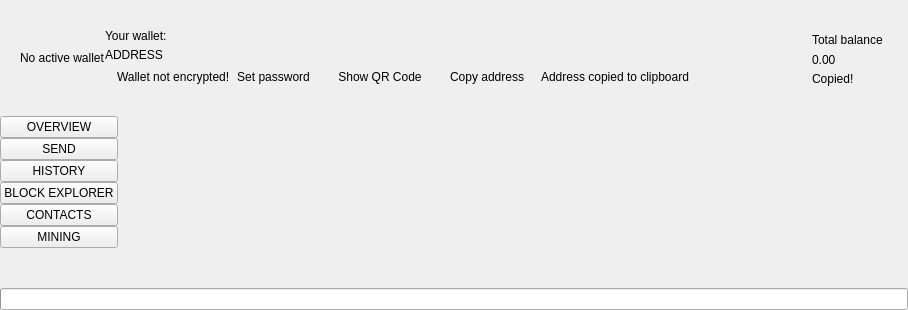
  <widget class="QWidget" name="centralwidget">
   <layout class="QVBoxLayout" name="verticalLayout_2">
    <property name="spacing">
     <number>0</number>
    </property>
    <property name="leftMargin">
     <number>0</number>
    </property>
    <property name="topMargin">
     <number>0</number>
    </property>
    <property name="rightMargin">
     <number>0</number>
    </property>
    <property name="bottomMargin">
     <number>0</number>
    </property>
    <item>
     <widget class="QFrame" name="m_headerFrame">
      <property name="minimumSize">
       <size>
        <width>0</width>
        <height>116</height>
       </size>
      </property>
      <property name="maximumSize">
       <size>
        <width>16777215</width>
        <height>116</height>
       </size>
      </property>
      <property name="frameShape">
       <enum>QFrame::NoFrame</enum>
      </property>
      <property name="frameShadow">
       <enum>QFrame::Raised</enum>
      </property>
      <layout class="QHBoxLayout" name="horizontalLayout_3">
       <property name="spacing">
        <number>0</number>
       </property>
       <property name="leftMargin">
        <number>0</number>
       </property>
       <property name="topMargin">
        <number>0</number>
       </property>
       <property name="rightMargin">
        <number>25</number>
       </property>
       <property name="bottomMargin">
        <number>0</number>
       </property>
       <item>
        <spacer name="horizontalSpacer_5">
         <property name="orientation">
          <enum>Qt::Horizontal</enum>
         </property>
         <property name="sizeType">
          <enum>QSizePolicy::Fixed</enum>
         </property>
         <property name="sizeHint" stdset="0">
          <size>
           <width>20</width>
           <height>20</height>
          </size>
         </property>
        </spacer>
       </item>
       <item>
        <widget class="WalletGui::WalletSmallGrayTextLabel" name="m_noWalletLabel">
         <property name="text">
          <string>No active wallet</string>
         </property>
        </widget>
       </item>
       <item>
        <widget class="QFrame" name="m_walletFrame">
         <property name="frameShape">
          <enum>QFrame::NoFrame</enum>
         </property>
         <property name="frameShadow">
          <enum>QFrame::Raised</enum>
         </property>
         <layout class="QVBoxLayout" name="verticalLayout_3">
          <property name="spacing">
           <number>5</number>
          </property>
          <property name="leftMargin">
           <number>0</number>
          </property>
          <property name="topMargin">
           <number>0</number>
          </property>
          <property name="rightMargin">
           <number>0</number>
          </property>
          <property name="bottomMargin">
           <number>0</number>
          </property>
          <item>
           <spacer name="verticalSpacer_3">
            <property name="orientation">
             <enum>Qt::Vertical</enum>
            </property>
            <property name="sizeType">
             <enum>QSizePolicy::Minimum</enum>
            </property>
            <property name="sizeHint" stdset="0">
             <size>
              <width>20</width>
              <height>40</height>
             </size>
            </property>
           </spacer>
          </item>
          <item>
           <widget class="WalletGui::WalletSmallGrayTextLabel" name="m_walletLabel">
            <property name="text">
             <string>Your wallet:</string>
            </property>
            <property name="indent">
             <number>0</number>
            </property>
           </widget>
          </item>
          <item>
           <widget class="QLabel" name="m_addressLabel">
            <property name="sizePolicy">
             <sizepolicy hsizetype="Preferred" vsizetype="Preferred">
              <horstretch>0</horstretch>
              <verstretch>0</verstretch>
             </sizepolicy>
            </property>
            <property name="cursor">
             <cursorShape>PointingHandCursor</cursorShape>
            </property>
            <property name="toolTip">
             <string>Click to copy</string>
            </property>
            <property name="text">
             <string>ADDRESS</string>
            </property>
            <property name="indent">
             <number>0</number>
            </property>
           </widget>
          </item>
          <item>
           <layout class="QHBoxLayout" name="horizontalLayout_2">
            <property name="spacing">
             <number>0</number>
            </property>
            <item alignment="Qt::AlignTop">
             <widget class="QFrame" name="m_notEncryptedFrame">
              <property name="sizePolicy">
               <sizepolicy hsizetype="Preferred" vsizetype="Preferred">
                <horstretch>0</horstretch>
                <verstretch>0</verstretch>
               </sizepolicy>
              </property>
              <property name="maximumSize">
               <size>
                <width>16777215</width>
                <height>20</height>
               </size>
              </property>
              <property name="baseSize">
               <size>
                <width>0</width>
                <height>0</height>
               </size>
              </property>
              <property name="frameShape">
               <enum>QFrame::NoFrame</enum>
              </property>
              <property name="frameShadow">
               <enum>QFrame::Raised</enum>
              </property>
              <layout class="QHBoxLayout" name="horizontalLayout_4">
               <property name="spacing">
                <number>0</number>
               </property>
               <property name="leftMargin">
                <number>0</number>
               </property>
               <property name="topMargin">
                <number>0</number>
               </property>
               <property name="rightMargin">
                <number>0</number>
               </property>
               <property name="bottomMargin">
                <number>0</number>
               </property>
               <item alignment="Qt::AlignVCenter">
                <widget class="QLabel" name="m_notEncryptedIconLabel">
                 <property name="sizePolicy">
                  <sizepolicy hsizetype="Minimum" vsizetype="Fixed">
                   <horstretch>0</horstretch>
                   <verstretch>0</verstretch>
                  </sizepolicy>
                 </property>
                 <property name="minimumSize">
                  <size>
                   <width>0</width>
                   <height>20</height>
                  </size>
                 </property>
                 <property name="maximumSize">
                  <size>
                   <width>16777215</width>
                   <height>20</height>
                  </size>
                 </property>
                 <property name="text">
                  <string/>
                 </property>
                 <property name="pixmap">
                  <pixmap resource="../../resources.qrc">:/icons/lock_open_gray</pixmap>
                 </property>
                 <property name="alignment">
                  <set>Qt::AlignLeading|Qt::AlignLeft|Qt::AlignVCenter</set>
                 </property>
                </widget>
               </item>
               <item>
                <spacer name="horizontalSpacer_11">
                 <property name="orientation">
                  <enum>Qt::Horizontal</enum>
                 </property>
                 <property name="sizeType">
                  <enum>QSizePolicy::Fixed</enum>
                 </property>
                 <property name="sizeHint" stdset="0">
                  <size>
                   <width>5</width>
                   <height>3</height>
                  </size>
                 </property>
                </spacer>
               </item>
               <item alignment="Qt::AlignVCenter">
                <widget class="WalletGui::WalletTinyGrayTextLabel" name="m_notEncryptedTextLabel">
                 <property name="sizePolicy">
                  <sizepolicy hsizetype="Preferred" vsizetype="Fixed">
                   <horstretch>0</horstretch>
                   <verstretch>0</verstretch>
                  </sizepolicy>
                 </property>
                 <property name="minimumSize">
                  <size>
                   <width>0</width>
                   <height>20</height>
                  </size>
                 </property>
                 <property name="maximumSize">
                  <size>
                   <width>16777215</width>
                   <height>20</height>
                  </size>
                 </property>
                 <property name="text">
                  <string>Wallet not encrypted!</string>
                 </property>
                 <property name="alignment">
                  <set>Qt::AlignLeading|Qt::AlignLeft|Qt::AlignVCenter</set>
                 </property>
                </widget>
               </item>
               <item>
                <spacer name="horizontalSpacer_9">
                 <property name="orientation">
                  <enum>Qt::Horizontal</enum>
                 </property>
                 <property name="sizeType">
                  <enum>QSizePolicy::Fixed</enum>
                 </property>
                 <property name="sizeHint" stdset="0">
                  <size>
                   <width>3</width>
                   <height>3</height>
                  </size>
                 </property>
                </spacer>
               </item>
               <item alignment="Qt::AlignVCenter">
                <widget class="WalletGui::WalletTinyLinkLikeButton" name="m_encryptButton">
                 <property name="sizePolicy">
                  <sizepolicy hsizetype="Minimum" vsizetype="Fixed">
                   <horstretch>0</horstretch>
                   <verstretch>0</verstretch>
                  </sizepolicy>
                 </property>
                 <property name="minimumSize">
                  <size>
                   <width>0</width>
                   <height>20</height>
                  </size>
                 </property>
                 <property name="cursor">
                  <cursorShape>PointingHandCursor</cursorShape>
                 </property>
                 <property name="text">
                  <string>Set password</string>
                 </property>
                 <property name="flat">
                  <bool>true</bool>
                 </property>
                </widget>
               </item>
               <item>
                <spacer name="horizontalSpacer_4">
                 <property name="orientation">
                  <enum>Qt::Horizontal</enum>
                 </property>
                 <property name="sizeType">
                  <enum>QSizePolicy::Fixed</enum>
                 </property>
                 <property name="sizeHint" stdset="0">
                  <size>
                   <width>20</width>
                   <height>3</height>
                  </size>
                 </property>
                </spacer>
               </item>
              </layout>
             </widget>
            </item>
            <item>
             <widget class="WalletGui::WalletTinyLinkLikeButton" name="m_showQrCodeButton">
              <property name="sizePolicy">
               <sizepolicy hsizetype="Minimum" vsizetype="Fixed">
                <horstretch>0</horstretch>
                <verstretch>0</verstretch>
               </sizepolicy>
              </property>
              <property name="minimumSize">
               <size>
                <width>0</width>
                <height>20</height>
               </size>
              </property>
              <property name="maximumSize">
               <size>
                <width>16777215</width>
                <height>20</height>
               </size>
              </property>
              <property name="cursor">
               <cursorShape>PointingHandCursor</cursorShape>
              </property>
              <property name="focusPolicy">
               <enum>Qt::NoFocus</enum>
              </property>
              <property name="autoFillBackground">
               <bool>true</bool>
              </property>
              <property name="text">
               <string>Show QR Code</string>
              </property>
              <property name="flat">
               <bool>true</bool>
              </property>
             </widget>
            </item>
            <item>
             <spacer name="horizontalSpacer_10">
              <property name="orientation">
               <enum>Qt::Horizontal</enum>
              </property>
              <property name="sizeType">
               <enum>QSizePolicy::Fixed</enum>
              </property>
              <property name="sizeHint" stdset="0">
               <size>
                <width>20</width>
                <height>3</height>
               </size>
              </property>
             </spacer>
            </item>
            <item>
             <widget class="WalletGui::WalletTinyLinkLikeButton" name="m_copyAddressButton">
              <property name="sizePolicy">
               <sizepolicy hsizetype="Minimum" vsizetype="Fixed">
                <horstretch>0</horstretch>
                <verstretch>0</verstretch>
               </sizepolicy>
              </property>
              <property name="minimumSize">
               <size>
                <width>0</width>
                <height>20</height>
               </size>
              </property>
              <property name="maximumSize">
               <size>
                <width>16777215</width>
                <height>20</height>
               </size>
              </property>
              <property name="cursor">
               <cursorShape>PointingHandCursor</cursorShape>
              </property>
              <property name="focusPolicy">
               <enum>Qt::NoFocus</enum>
              </property>
              <property name="autoFillBackground">
               <bool>true</bool>
              </property>
              <property name="text">
               <string>Copy address</string>
              </property>
              <property name="flat">
               <bool>true</bool>
              </property>
             </widget>
            </item>
            <item>
             <spacer name="horizontalSpacer_7">
              <property name="orientation">
               <enum>Qt::Horizontal</enum>
              </property>
              <property name="sizeType">
               <enum>QSizePolicy::Fixed</enum>
              </property>
              <property name="sizeHint" stdset="0">
               <size>
                <width>13</width>
                <height>3</height>
               </size>
              </property>
             </spacer>
            </item>
            <item alignment="Qt::AlignVCenter">
             <widget class="WalletGui::CopyMagicLabel" name="m_copyAddressLabel">
              <property name="sizePolicy">
               <sizepolicy hsizetype="Preferred" vsizetype="Fixed">
                <horstretch>0</horstretch>
                <verstretch>0</verstretch>
               </sizepolicy>
              </property>
              <property name="minimumSize">
               <size>
                <width>0</width>
                <height>20</height>
               </size>
              </property>
              <property name="maximumSize">
               <size>
                <width>16777215</width>
                <height>20</height>
               </size>
              </property>
              <property name="text">
               <string>Address copied to clipboard</string>
              </property>
              <property name="alignment">
               <set>Qt::AlignLeading|Qt::AlignLeft|Qt::AlignVCenter</set>
              </property>
             </widget>
            </item>
            <item>
             <spacer name="horizontalSpacer">
              <property name="orientation">
               <enum>Qt::Horizontal</enum>
              </property>
              <property name="sizeHint" stdset="0">
               <size>
                <width>40</width>
                <height>3</height>
               </size>
              </property>
             </spacer>
            </item>
           </layout>
          </item>
          <item>
           <spacer name="verticalSpacer_2">
            <property name="orientation">
             <enum>Qt::Vertical</enum>
            </property>
            <property name="sizeType">
             <enum>QSizePolicy::Minimum</enum>
            </property>
            <property name="sizeHint" stdset="0">
             <size>
              <width>20</width>
              <height>40</height>
             </size>
            </property>
           </spacer>
          </item>
         </layout>
        </widget>
       </item>
       <item>
        <spacer name="horizontalSpacer_3">
         <property name="orientation">
          <enum>Qt::Horizontal</enum>
         </property>
         <property name="sizeType">
          <enum>QSizePolicy::Expanding</enum>
         </property>
         <property name="sizeHint" stdset="0">
          <size>
           <width>34</width>
           <height>20</height>
          </size>
         </property>
        </spacer>
       </item>
       <item>
        <spacer name="horizontalSpacer_8">
         <property name="orientation">
          <enum>Qt::Horizontal</enum>
         </property>
         <property name="sizeType">
          <enum>QSizePolicy::Fixed</enum>
         </property>
         <property name="sizeHint" stdset="0">
          <size>
           <width>34</width>
           <height>20</height>
          </size>
         </property>
        </spacer>
       </item>
       <item alignment="Qt::AlignRight|Qt::AlignVCenter">
        <widget class="QFrame" name="m_balanceFrame">
         <layout class="QGridLayout" name="gridLayout">
          <property name="leftMargin">
           <number>0</number>
          </property>
          <property name="topMargin">
           <number>30</number>
          </property>
          <property name="rightMargin">
           <number>0</number>
          </property>
          <property name="bottomMargin">
           <number>0</number>
          </property>
          <property name="verticalSpacing">
           <number>3</number>
          </property>
          <item row="0" column="2">
           <layout class="QVBoxLayout" name="verticalLayout_4">
            <item>
             <widget class="QLabel" name="m_balanceTextLabel">
              <property name="text">
               <string>Total balance</string>
              </property>
             </widget>
            </item>
            <item>
             <widget class="QLabel" name="m_balanceLabel">
              <property name="cursor">
               <cursorShape>PointingHandCursor</cursorShape>
              </property>
              <property name="toolTip">
               <string>Click to copy</string>
              </property>
              <property name="text">
               <string>0.00</string>
              </property>
             </widget>
            </item>
           </layout>
          </item>
          <item row="1" column="2">
           <widget class="WalletGui::CopyMagicLabel" name="m_balanceCopyLabel">
            <property name="text">
             <string>Copied!</string>
            </property>
           </widget>
          </item>
          <item row="0" column="1">
           <spacer name="horizontalSpacer_6">
            <property name="orientation">
             <enum>Qt::Horizontal</enum>
            </property>
            <property name="sizeType">
             <enum>QSizePolicy::Fixed</enum>
            </property>
            <property name="sizeHint" stdset="0">
             <size>
              <width>2</width>
              <height>39</height>
             </size>
            </property>
           </spacer>
          </item>
          <item row="2" column="2">
           <spacer name="verticalSpacer_5">
            <property name="orientation">
             <enum>Qt::Vertical</enum>
            </property>
            <property name="sizeType">
             <enum>QSizePolicy::Expanding</enum>
            </property>
            <property name="sizeHint" stdset="0">
             <size>
              <width>20</width>
              <height>50</height>
             </size>
            </property>
           </spacer>
          </item>
          <item row="0" column="0">
           <widget class="QLabel" name="m_balanceIconLabel">
            <property name="text">
             <string/>
            </property>
            <property name="pixmap">
             <pixmap resource="../../resources.qrc">:/icons/total_balance</pixmap>
            </property>
           </widget>
          </item>
         </layout>
        </widget>
       </item>
      </layout>
     </widget>
    </item>
    <item>
     <layout class="QHBoxLayout" name="horizontalLayout" stretch="0,0,0,0,0,0,0,0">
      <property name="spacing">
       <number>0</number>
      </property>
      <item>
       <widget class="QFrame" name="m_toolFrame">
        <property name="frameShape">
         <enum>QFrame::NoFrame</enum>
        </property>
        <property name="frameShadow">
         <enum>QFrame::Plain</enum>
        </property>
        <property name="lineWidth">
         <number>0</number>
        </property>
        <layout class="QVBoxLayout" name="verticalLayout">
         <property name="spacing">
          <number>0</number>
         </property>
         <property name="leftMargin">
          <number>0</number>
         </property>
         <property name="topMargin">
          <number>0</number>
         </property>
         <property name="rightMargin">
          <number>0</number>
         </property>
         <property name="bottomMargin">
          <number>0</number>
         </property>
         <item>
          <widget class="QPushButton" name="m_overviewButton">
           <property name="sizePolicy">
            <sizepolicy hsizetype="Minimum" vsizetype="Fixed">
             <horstretch>0</horstretch>
             <verstretch>0</verstretch>
            </sizepolicy>
           </property>
           <property name="focusPolicy">
            <enum>Qt::NoFocus</enum>
           </property>
           <property name="text">
            <string>OVERVIEW</string>
           </property>
           <property name="checkable">
            <bool>true</bool>
           </property>
           <attribute name="buttonGroup">
            <string notr="true">m_toolButtonGroup</string>
           </attribute>
          </widget>
         </item>
         <item>
          <widget class="QPushButton" name="m_sendButton">
           <property name="sizePolicy">
            <sizepolicy hsizetype="Minimum" vsizetype="Fixed">
             <horstretch>0</horstretch>
             <verstretch>0</verstretch>
            </sizepolicy>
           </property>
           <property name="focusPolicy">
            <enum>Qt::NoFocus</enum>
           </property>
           <property name="text">
            <string>SEND</string>
           </property>
           <property name="checkable">
            <bool>true</bool>
           </property>
           <attribute name="buttonGroup">
            <string notr="true">m_toolButtonGroup</string>
           </attribute>
          </widget>
         </item>
         <item>
          <widget class="QPushButton" name="m_transactionsButton">
           <property name="sizePolicy">
            <sizepolicy hsizetype="Minimum" vsizetype="Fixed">
             <horstretch>0</horstretch>
             <verstretch>0</verstretch>
            </sizepolicy>
           </property>
           <property name="focusPolicy">
            <enum>Qt::NoFocus</enum>
           </property>
           <property name="text">
            <string>HISTORY</string>
           </property>
           <property name="checkable">
            <bool>true</bool>
           </property>
           <attribute name="buttonGroup">
            <string notr="true">m_toolButtonGroup</string>
           </attribute>
          </widget>
         </item>
         <item>
          <widget class="QPushButton" name="m_blockExplorerButton">
           <property name="focusPolicy">
            <enum>Qt::NoFocus</enum>
           </property>
           <property name="text">
            <string>BLOCK EXPLORER</string>
           </property>
           <property name="checkable">
            <bool>true</bool>
           </property>
           <attribute name="buttonGroup">
            <string notr="true">m_toolButtonGroup</string>
           </attribute>
          </widget>
         </item>
         <item>
          <widget class="QPushButton" name="m_addressBookButton">
           <property name="sizePolicy">
            <sizepolicy hsizetype="Minimum" vsizetype="Fixed">
             <horstretch>0</horstretch>
             <verstretch>0</verstretch>
            </sizepolicy>
           </property>
           <property name="focusPolicy">
            <enum>Qt::NoFocus</enum>
           </property>
           <property name="text">
            <string>CONTACTS</string>
           </property>
           <property name="checkable">
            <bool>true</bool>
           </property>
           <attribute name="buttonGroup">
            <string notr="true">m_toolButtonGroup</string>
           </attribute>
          </widget>
         </item>
         <item>
          <widget class="QPushButton" name="m_miningButton">
           <property name="focusPolicy">
            <enum>Qt::NoFocus</enum>
           </property>
           <property name="text">
            <string>MINING</string>
           </property>
           <property name="checkable">
            <bool>true</bool>
           </property>
           <attribute name="buttonGroup">
            <string notr="true">m_toolButtonGroup</string>
           </attribute>
          </widget>
         </item>
         <item>
          <spacer name="verticalSpacer">
           <property name="orientation">
            <enum>Qt::Vertical</enum>
           </property>
           <property name="sizeHint" stdset="0">
            <size>
             <width>20</width>
             <height>40</height>
            </size>
           </property>
          </spacer>
         </item>
        </layout>
       </widget>
      </item>
      <item>
       <widget class="WalletGui::OverviewFrame" name="m_overviewFrame">
        <property name="frameShape">
         <enum>QFrame::NoFrame</enum>
        </property>
        <property name="frameShadow">
         <enum>QFrame::Raised</enum>
        </property>
       </widget>
      </item>
      <item>
       <widget class="WalletGui::SendFrame" name="m_sendFrame">
        <property name="frameShape">
         <enum>QFrame::NoFrame</enum>
        </property>
        <property name="frameShadow">
         <enum>QFrame::Raised</enum>
        </property>
       </widget>
      </item>
      <item>
       <widget class="WalletGui::TransactionsFrame" name="m_transactionsFrame">
        <property name="frameShape">
         <enum>QFrame::NoFrame</enum>
        </property>
        <property name="frameShadow">
         <enum>QFrame::Raised</enum>
        </property>
       </widget>
      </item>
      <item>
       <widget class="WalletGui::AddressBookFrame" name="m_addressBookFrame">
        <property name="frameShape">
         <enum>QFrame::NoFrame</enum>
        </property>
        <property name="frameShadow">
         <enum>QFrame::Raised</enum>
        </property>
       </widget>
      </item>
      <item>
       <widget class="WalletGui::NoWalletFrame" name="m_noWalletFrame">
        <property name="frameShape">
         <enum>QFrame::NoFrame</enum>
        </property>
        <property name="frameShadow">
         <enum>QFrame::Raised</enum>
        </property>
       </widget>
      </item>
      <item>
       <widget class="WalletGui::BlockExplorerFrame" name="m_blockExplorerFrame">
        <property name="frameShape">
         <enum>QFrame::NoFrame</enum>
        </property>
        <property name="frameShadow">
         <enum>QFrame::Raised</enum>
        </property>
       </widget>
      </item>
      <item>
       <widget class="WalletGui::MiningFrame" name="m_miningFrame">
        <property name="frameShape">
         <enum>QFrame::NoFrame</enum>
        </property>
        <property name="frameShadow">
         <enum>QFrame::Raised</enum>
        </property>
       </widget>
      </item>
     </layout>
    </item>
    <item>
     <widget class="QProgressBar" name="m_syncProgress">
      <property name="maximum">
       <number>100</number>
      </property>
      <property name="value">
       <number>0</number>
      </property>
      <property name="textVisible">
       <bool>false</bool>
      </property>
     </widget>
    </item>
   </layout>
  </widget>
